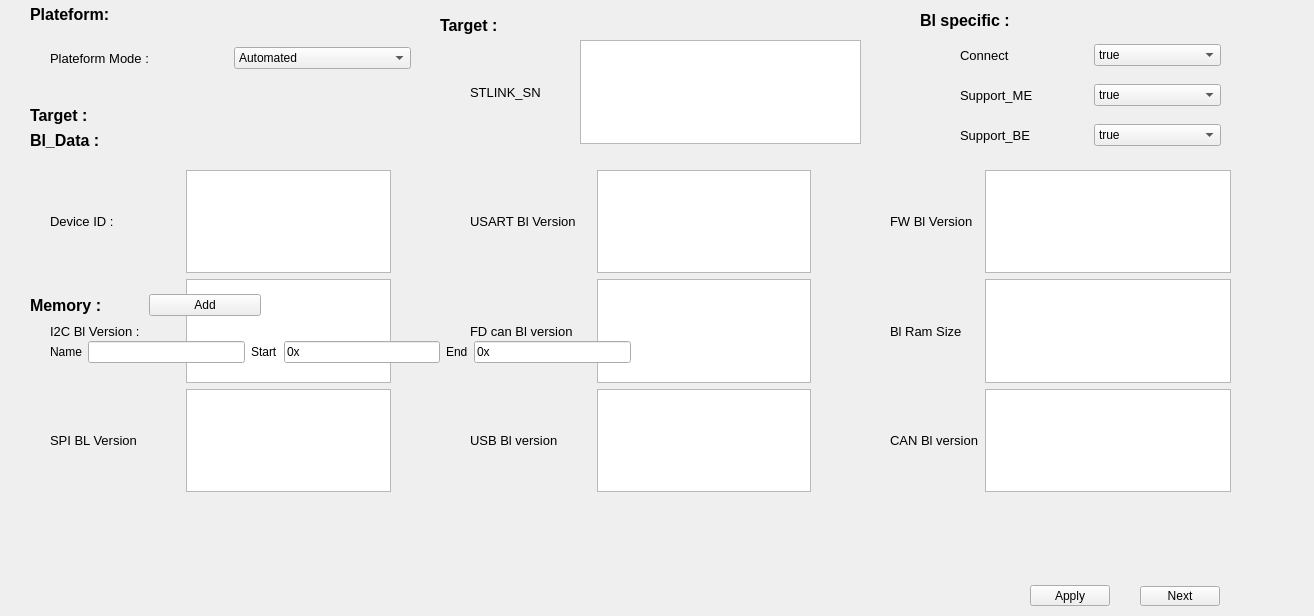
         <widget class="QWidget" name="scrollAreaWidgetContents_2">
          <property name="geometry">
           <rect>
            <x>0</x>
            <y>0</y>
            <width>1314</width>
            <height>616</height>
           </rect>
          </property>
          <widget class="QLabel" name="label_28">
           <property name="geometry">
            <rect>
             <x>30</x>
             <y>130</y>
             <width>191</width>
             <height>21</height>
            </rect>
           </property>
           <property name="font">
            <font>
             <pointsize>12</pointsize>
             <weight>75</weight>
             <bold>true</bold>
            </font>
           </property>
           <property name="text">
            <string>Bl_Data :</string>
           </property>
          </widget>
          <widget class="QWidget" name="layoutWidget_5">
           <property name="geometry">
            <rect>
             <x>890</x>
             <y>170</y>
             <width>341</width>
             <height>322</height>
            </rect>
           </property>
           <layout class="QGridLayout" name="gridLayout_4">
            <item row="0" column="0">
             <widget class="QLabel" name="label_36">
              <property name="font">
               <font>
                <pointsize>10</pointsize>
               </font>
              </property>
              <property name="text">
               <string>FW Bl Version </string>
              </property>
             </widget>
            </item>
            <item row="0" column="1">
             <widget class="QTextEdit" name="textEdit_33">
              <property name="html">
               <string>&lt;!DOCTYPE HTML PUBLIC &quot;-//W3C//DTD HTML 4.0//EN&quot; &quot;http://www.w3.org/TR/REC-html40/strict.dtd&quot;&gt;
&lt;html&gt;&lt;head&gt;&lt;meta name=&quot;qrichtext&quot; content=&quot;1&quot; /&gt;&lt;style type=&quot;text/css&quot;&gt;
p, li { white-space: pre-wrap; }
&lt;/style&gt;&lt;/head&gt;&lt;body style=&quot; font-family:'MS Shell Dlg 2'; font-size:8pt; font-weight:400; font-style:normal;&quot;&gt;
&lt;p style=&quot;-qt-paragraph-type:empty; margin-top:0px; margin-bottom:0px; margin-left:0px; margin-right:0px; -qt-block-indent:0; text-indent:0px;&quot;&gt;&lt;br /&gt;&lt;/p&gt;&lt;/body&gt;&lt;/html&gt;</string>
              </property>
             </widget>
            </item>
            <item row="1" column="0">
             <widget class="QLabel" name="label_31">
              <property name="font">
               <font>
                <pointsize>10</pointsize>
               </font>
              </property>
              <property name="text">
               <string>Bl Ram Size</string>
              </property>
             </widget>
            </item>
            <item row="1" column="1">
             <widget class="QTextEdit" name="textEdit_27">
              <property name="html">
               <string>&lt;!DOCTYPE HTML PUBLIC &quot;-//W3C//DTD HTML 4.0//EN&quot; &quot;http://www.w3.org/TR/REC-html40/strict.dtd&quot;&gt;
&lt;html&gt;&lt;head&gt;&lt;meta name=&quot;qrichtext&quot; content=&quot;1&quot; /&gt;&lt;style type=&quot;text/css&quot;&gt;
p, li { white-space: pre-wrap; }
&lt;/style&gt;&lt;/head&gt;&lt;body style=&quot; font-family:'MS Shell Dlg 2'; font-size:8pt; font-weight:400; font-style:normal;&quot;&gt;
&lt;p style=&quot;-qt-paragraph-type:empty; margin-top:0px; margin-bottom:0px; margin-left:0px; margin-right:0px; -qt-block-indent:0; text-indent:0px;&quot;&gt;&lt;br /&gt;&lt;/p&gt;&lt;/body&gt;&lt;/html&gt;</string>
              </property>
             </widget>
            </item>
            <item row="2" column="0">
             <widget class="QLabel" name="label_38">
              <property name="font">
               <font>
                <pointsize>10</pointsize>
               </font>
              </property>
              <property name="text">
               <string>CAN Bl version</string>
              </property>
             </widget>
            </item>
            <item row="2" column="1">
             <widget class="QTextEdit" name="textEdit_35">
              <property name="html">
               <string>&lt;!DOCTYPE HTML PUBLIC &quot;-//W3C//DTD HTML 4.0//EN&quot; &quot;http://www.w3.org/TR/REC-html40/strict.dtd&quot;&gt;
&lt;html&gt;&lt;head&gt;&lt;meta name=&quot;qrichtext&quot; content=&quot;1&quot; /&gt;&lt;style type=&quot;text/css&quot;&gt;
p, li { white-space: pre-wrap; }
&lt;/style&gt;&lt;/head&gt;&lt;body style=&quot; font-family:'MS Shell Dlg 2'; font-size:8pt; font-weight:400; font-style:normal;&quot;&gt;
&lt;p style=&quot;-qt-paragraph-type:empty; margin-top:0px; margin-bottom:0px; margin-left:0px; margin-right:0px; -qt-block-indent:0; text-indent:0px;&quot;&gt;&lt;br /&gt;&lt;/p&gt;&lt;/body&gt;&lt;/html&gt;</string>
              </property>
             </widget>
            </item>
           </layout>
          </widget>
          <widget class="QWidget" name="layoutWidget_6">
           <property name="geometry">
            <rect>
             <x>50</x>
             <y>170</y>
             <width>341</width>
             <height>322</height>
            </rect>
           </property>
           <layout class="QGridLayout" name="gridLayout_2">
            <item row="0" column="0">
             <widget class="QLabel" name="label_30">
              <property name="font">
               <font>
                <pointsize>10</pointsize>
               </font>
              </property>
              <property name="text">
               <string>Device ID :                 </string>
              </property>
             </widget>
            </item>
            <item row="0" column="1">
             <widget class="QTextEdit" name="textEdit_26">
              <property name="html">
               <string>&lt;!DOCTYPE HTML PUBLIC &quot;-//W3C//DTD HTML 4.0//EN&quot; &quot;http://www.w3.org/TR/REC-html40/strict.dtd&quot;&gt;
&lt;html&gt;&lt;head&gt;&lt;meta name=&quot;qrichtext&quot; content=&quot;1&quot; /&gt;&lt;style type=&quot;text/css&quot;&gt;
p, li { white-space: pre-wrap; }
&lt;/style&gt;&lt;/head&gt;&lt;body style=&quot; font-family:'MS Shell Dlg 2'; font-size:8pt; font-weight:400; font-style:normal;&quot;&gt;
&lt;p style=&quot;-qt-paragraph-type:empty; margin-top:0px; margin-bottom:0px; margin-left:0px; margin-right:0px; -qt-block-indent:0; text-indent:0px;&quot;&gt;&lt;br /&gt;&lt;/p&gt;&lt;/body&gt;&lt;/html&gt;</string>
              </property>
             </widget>
            </item>
            <item row="1" column="0">
             <widget class="QLabel" name="label_37">
              <property name="font">
               <font>
                <pointsize>10</pointsize>
               </font>
              </property>
              <property name="text">
               <string>I2C Bl Version :           </string>
              </property>
             </widget>
            </item>
            <item row="1" column="1">
             <widget class="QTextEdit" name="textEdit_34">
              <property name="html">
               <string>&lt;!DOCTYPE HTML PUBLIC &quot;-//W3C//DTD HTML 4.0//EN&quot; &quot;http://www.w3.org/TR/REC-html40/strict.dtd&quot;&gt;
&lt;html&gt;&lt;head&gt;&lt;meta name=&quot;qrichtext&quot; content=&quot;1&quot; /&gt;&lt;style type=&quot;text/css&quot;&gt;
p, li { white-space: pre-wrap; }
&lt;/style&gt;&lt;/head&gt;&lt;body style=&quot; font-family:'MS Shell Dlg 2'; font-size:8pt; font-weight:400; font-style:normal;&quot;&gt;
&lt;p style=&quot;-qt-paragraph-type:empty; margin-top:0px; margin-bottom:0px; margin-left:0px; margin-right:0px; -qt-block-indent:0; text-indent:0px;&quot;&gt;&lt;br /&gt;&lt;/p&gt;&lt;/body&gt;&lt;/html&gt;</string>
              </property>
             </widget>
            </item>
            <item row="2" column="0">
             <widget class="QLabel" name="label_32">
              <property name="font">
               <font>
                <pointsize>10</pointsize>
               </font>
              </property>
              <property name="text">
               <string>SPI BL Version</string>
              </property>
             </widget>
            </item>
            <item row="2" column="1">
             <widget class="QTextEdit" name="textEdit_29">
              <property name="html">
               <string>&lt;!DOCTYPE HTML PUBLIC &quot;-//W3C//DTD HTML 4.0//EN&quot; &quot;http://www.w3.org/TR/REC-html40/strict.dtd&quot;&gt;
&lt;html&gt;&lt;head&gt;&lt;meta name=&quot;qrichtext&quot; content=&quot;1&quot; /&gt;&lt;style type=&quot;text/css&quot;&gt;
p, li { white-space: pre-wrap; }
&lt;/style&gt;&lt;/head&gt;&lt;body style=&quot; font-family:'MS Shell Dlg 2'; font-size:8pt; font-weight:400; font-style:normal;&quot;&gt;
&lt;p style=&quot;-qt-paragraph-type:empty; margin-top:0px; margin-bottom:0px; margin-left:0px; margin-right:0px; -qt-block-indent:0; text-indent:0px;&quot;&gt;&lt;br /&gt;&lt;/p&gt;&lt;/body&gt;&lt;/html&gt;</string>
              </property>
             </widget>
            </item>
           </layout>
          </widget>
          <widget class="QWidget" name="layoutWidget_7">
           <property name="geometry">
            <rect>
             <x>470</x>
             <y>170</y>
             <width>341</width>
             <height>322</height>
            </rect>
           </property>
           <layout class="QGridLayout" name="gridLayout_3">
            <item row="0" column="0">
             <widget class="QLabel" name="label_33">
              <property name="font">
               <font>
                <pointsize>10</pointsize>
               </font>
              </property>
              <property name="text">
               <string>USART Bl Version    </string>
              </property>
             </widget>
            </item>
            <item row="0" column="1">
             <widget class="QTextEdit" name="textEdit_30">
              <property name="html">
               <string>&lt;!DOCTYPE HTML PUBLIC &quot;-//W3C//DTD HTML 4.0//EN&quot; &quot;http://www.w3.org/TR/REC-html40/strict.dtd&quot;&gt;
&lt;html&gt;&lt;head&gt;&lt;meta name=&quot;qrichtext&quot; content=&quot;1&quot; /&gt;&lt;style type=&quot;text/css&quot;&gt;
p, li { white-space: pre-wrap; }
&lt;/style&gt;&lt;/head&gt;&lt;body style=&quot; font-family:'MS Shell Dlg 2'; font-size:8pt; font-weight:400; font-style:normal;&quot;&gt;
&lt;p style=&quot;-qt-paragraph-type:empty; margin-top:0px; margin-bottom:0px; margin-left:0px; margin-right:0px; -qt-block-indent:0; text-indent:0px;&quot;&gt;&lt;br /&gt;&lt;/p&gt;&lt;/body&gt;&lt;/html&gt;</string>
              </property>
             </widget>
            </item>
            <item row="1" column="0">
             <widget class="QLabel" name="label_34">
              <property name="font">
               <font>
                <pointsize>10</pointsize>
               </font>
              </property>
              <property name="text">
               <string>FD can Bl version</string>
              </property>
             </widget>
            </item>
            <item row="1" column="1">
             <widget class="QTextEdit" name="textEdit_31">
              <property name="html">
               <string>&lt;!DOCTYPE HTML PUBLIC &quot;-//W3C//DTD HTML 4.0//EN&quot; &quot;http://www.w3.org/TR/REC-html40/strict.dtd&quot;&gt;
&lt;html&gt;&lt;head&gt;&lt;meta name=&quot;qrichtext&quot; content=&quot;1&quot; /&gt;&lt;style type=&quot;text/css&quot;&gt;
p, li { white-space: pre-wrap; }
&lt;/style&gt;&lt;/head&gt;&lt;body style=&quot; font-family:'MS Shell Dlg 2'; font-size:8pt; font-weight:400; font-style:normal;&quot;&gt;
&lt;p style=&quot;-qt-paragraph-type:empty; margin-top:0px; margin-bottom:0px; margin-left:0px; margin-right:0px; -qt-block-indent:0; text-indent:0px;&quot;&gt;&lt;br /&gt;&lt;/p&gt;&lt;/body&gt;&lt;/html&gt;</string>
              </property>
             </widget>
            </item>
            <item row="2" column="0">
             <widget class="QLabel" name="label_35">
              <property name="font">
               <font>
                <pointsize>10</pointsize>
               </font>
              </property>
              <property name="text">
               <string>USB Bl version</string>
              </property>
             </widget>
            </item>
            <item row="2" column="1">
             <widget class="QTextEdit" name="textEdit_32">
              <property name="html">
               <string>&lt;!DOCTYPE HTML PUBLIC &quot;-//W3C//DTD HTML 4.0//EN&quot; &quot;http://www.w3.org/TR/REC-html40/strict.dtd&quot;&gt;
&lt;html&gt;&lt;head&gt;&lt;meta name=&quot;qrichtext&quot; content=&quot;1&quot; /&gt;&lt;style type=&quot;text/css&quot;&gt;
p, li { white-space: pre-wrap; }
&lt;/style&gt;&lt;/head&gt;&lt;body style=&quot; font-family:'MS Shell Dlg 2'; font-size:8pt; font-weight:400; font-style:normal;&quot;&gt;
&lt;p style=&quot;-qt-paragraph-type:empty; margin-top:0px; margin-bottom:0px; margin-left:0px; margin-right:0px; -qt-block-indent:0; text-indent:0px;&quot;&gt;&lt;br /&gt;&lt;/p&gt;&lt;/body&gt;&lt;/html&gt;</string>
              </property>
             </widget>
            </item>
           </layout>
          </widget>
          <widget class="QWidget" name="layoutWidget_8">
           <property name="geometry">
            <rect>
             <x>50</x>
             <y>43</y>
             <width>361</width>
             <height>31</height>
            </rect>
           </property>
           <layout class="QHBoxLayout" name="horizontalLayout_5">
            <item>
             <widget class="QLabel" name="label_3">
              <property name="font">
               <font>
                <pointsize>10</pointsize>
               </font>
              </property>
              <property name="text">
               <string>Plateform Mode :</string>
              </property>
             </widget>
            </item>
            <item>
             <widget class="QComboBox" name="comboBox_2">
              <item>
               <property name="text">
                <string>Automated</string>
               </property>
              </item>
              <item>
               <property name="text">
                <string>Cli</string>
               </property>
              </item>
             </widget>
            </item>
           </layout>
          </widget>
          <widget class="QLabel" name="label_64">
           <property name="geometry">
            <rect>
             <x>920</x>
             <y>10</y>
             <width>151</width>
             <height>21</height>
            </rect>
           </property>
           <property name="font">
            <font>
             <pointsize>12</pointsize>
             <weight>75</weight>
             <bold>true</bold>
            </font>
           </property>
           <property name="text">
            <string>Bl specific :</string>
           </property>
          </widget>
          <widget class="QLabel" name="label_66">
           <property name="geometry">
            <rect>
             <x>440</x>
             <y>10</y>
             <width>71</width>
             <height>31</height>
            </rect>
           </property>
           <property name="font">
            <font>
             <pointsize>12</pointsize>
             <weight>75</weight>
             <bold>true</bold>
            </font>
           </property>
           <property name="text">
            <string>Target :</string>
           </property>
          </widget>
          <widget class="QWidget" name="layoutWidget_11">
           <property name="geometry">
            <rect>
             <x>470</x>
             <y>40</y>
             <width>391</width>
             <height>104</height>
            </rect>
           </property>
           <layout class="QHBoxLayout" name="horizontalLayout_14">
            <item>
             <widget class="QLabel" name="label_67">
              <property name="font">
               <font>
                <pointsize>10</pointsize>
               </font>
              </property>
              <property name="text">
               <string>STLINK_SN         </string>
              </property>
             </widget>
            </item>
            <item>
             <widget class="QTextEdit" name="textEdit_45">
              <property name="html">
               <string>&lt;!DOCTYPE HTML PUBLIC &quot;-//W3C//DTD HTML 4.0//EN&quot; &quot;http://www.w3.org/TR/REC-html40/strict.dtd&quot;&gt;
&lt;html&gt;&lt;head&gt;&lt;meta name=&quot;qrichtext&quot; content=&quot;1&quot; /&gt;&lt;style type=&quot;text/css&quot;&gt;
p, li { white-space: pre-wrap; }
&lt;/style&gt;&lt;/head&gt;&lt;body style=&quot; font-family:'MS Shell Dlg 2'; font-size:8pt; font-weight:400; font-style:normal;&quot;&gt;
&lt;p style=&quot;-qt-paragraph-type:empty; margin-top:0px; margin-bottom:0px; margin-left:0px; margin-right:0px; -qt-block-indent:0; text-indent:0px;&quot;&gt;&lt;br /&gt;&lt;/p&gt;&lt;/body&gt;&lt;/html&gt;</string>
              </property>
             </widget>
            </item>
           </layout>
          </widget>
          <widget class="QWidget" name="layoutWidget_10">
           <property name="geometry">
            <rect>
             <x>960</x>
             <y>120</y>
             <width>261</width>
             <height>31</height>
            </rect>
           </property>
           <layout class="QHBoxLayout" name="horizontalLayout_9">
            <item>
             <widget class="QLabel" name="label_65">
              <property name="font">
               <font>
                <pointsize>10</pointsize>
               </font>
              </property>
              <property name="text">
               <string>Support_BE</string>
              </property>
             </widget>
            </item>
            <item>
             <widget class="QComboBox" name="comboBox_10">
              <item>
               <property name="text">
                <string>true</string>
               </property>
              </item>
              <item>
               <property name="text">
                <string>false</string>
               </property>
              </item>
             </widget>
            </item>
           </layout>
          </widget>
          <widget class="QWidget" name="layoutWidget_9">
           <property name="geometry">
            <rect>
             <x>960</x>
             <y>80</y>
             <width>261</width>
             <height>31</height>
            </rect>
           </property>
           <layout class="QHBoxLayout" name="horizontalLayout_8">
            <item>
             <widget class="QLabel" name="label_16">
              <property name="font">
               <font>
                <pointsize>10</pointsize>
               </font>
              </property>
              <property name="text">
               <string>Support_ME</string>
              </property>
             </widget>
            </item>
            <item>
             <widget class="QComboBox" name="comboBox_4">
              <item>
               <property name="text">
                <string>true</string>
               </property>
              </item>
              <item>
               <property name="text">
                <string>false</string>
               </property>
              </item>
             </widget>
            </item>
           </layout>
          </widget>
          <widget class="QWidget" name="layoutWidget_4">
           <property name="geometry">
            <rect>
             <x>960</x>
             <y>40</y>
             <width>261</width>
             <height>31</height>
            </rect>
           </property>
           <layout class="QHBoxLayout" name="horizontalLayout_7">
            <item>
             <widget class="QLabel" name="label_15">
              <property name="font">
               <font>
                <pointsize>10</pointsize>
               </font>
              </property>
              <property name="text">
               <string>Connect </string>
              </property>
             </widget>
            </item>
            <item>
             <widget class="QComboBox" name="comboBox">
              <item>
               <property name="text">
                <string>true</string>
               </property>
              </item>
              <item>
               <property name="text">
                <string>false</string>
               </property>
              </item>
             </widget>
            </item>
           </layout>
          </widget>
          <widget class="QPushButton" name="pushButton_4">
           <property name="geometry">
            <rect>
             <x>1140</x>
             <y>586</y>
             <width>80</width>
             <height>20</height>
            </rect>
           </property>
           <property name="text">
            <string>Next</string>
           </property>
          </widget>
          <widget class="QPushButton" name="pushButton_5">
           <property name="geometry">
            <rect>
             <x>1030</x>
             <y>585</y>
             <width>80</width>
             <height>21</height>
            </rect>
           </property>
           <property name="text">
            <string>Apply</string>
           </property>
          </widget>
          <widget class="QWidget" name="layoutWidget">
           <property name="geometry">
            <rect>
             <x>50</x>
             <y>340</y>
             <width>581</width>
             <height>24</height>
            </rect>
           </property>
           <layout class="QHBoxLayout" name="horizontalLayout_6">
            <item>
             <widget class="QLabel" name="label_4">
              <property name="text">
               <string>Name</string>
              </property>
             </widget>
            </item>
            <item>
             <widget class="QLineEdit" name="lineEdit">
              <property name="text">
               <string/>
              </property>
             </widget>
            </item>
            <item>
             <widget class="QLabel" name="label_13">
              <property name="text">
               <string>Start</string>
              </property>
             </widget>
            </item>
            <item>
             <widget class="QLineEdit" name="lineEdit_3">
              <property name="text">
               <string>0x</string>
              </property>
             </widget>
            </item>
            <item>
             <widget class="QLabel" name="label_14">
              <property name="text">
               <string>End</string>
              </property>
             </widget>
            </item>
            <item>
             <widget class="QLineEdit" name="lineEdit_2">
              <property name="text">
               <string>0x</string>
              </property>
             </widget>
            </item>
           </layout>
          </widget>
          <widget class="QWidget" name="layoutWidget">
           <property name="geometry">
            <rect>
             <x>30</x>
             <y>290</y>
             <width>231</width>
             <height>30</height>
            </rect>
           </property>
           <layout class="QHBoxLayout" name="horizontalLayout_10">
            <item>
             <widget class="QLabel" name="label_24">
              <property name="font">
               <font>
                <pointsize>12</pointsize>
                <weight>75</weight>
                <bold>true</bold>
               </font>
              </property>
              <property name="text">
               <string>Memory :</string>
              </property>
             </widget>
            </item>
            <item>
             <widget class="QPushButton" name="pushButton">
              <property name="text">
               <string>Add</string>
              </property>
             </widget>
            </item>
           </layout>
          </widget>
          <widget class="QLabel" name="label_2">
           <property name="geometry">
            <rect>
             <x>30</x>
             <y>0</y>
             <width>115</width>
             <height>29</height>
            </rect>
           </property>
           <property name="font">
            <font>
             <pointsize>12</pointsize>
             <weight>75</weight>
             <bold>true</bold>
            </font>
           </property>
           <property name="text">
            <string>Plateform:</string>
           </property>
          </widget>
          <widget class="QLabel" name="label_68">
           <property name="geometry">
            <rect>
             <x>30</x>
             <y>100</y>
             <width>71</width>
             <height>31</height>
            </rect>
           </property>
           <property name="font">
            <font>
             <pointsize>12</pointsize>
             <weight>75</weight>
             <bold>true</bold>
            </font>
           </property>
           <property name="text">
            <string>Target :</string>
           </property>
          </widget>
         </widget>
